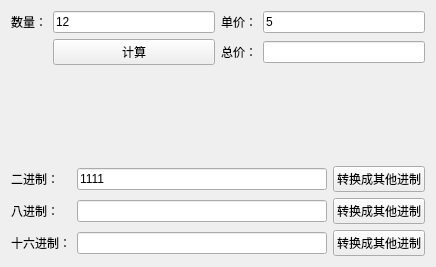
<?xml version="1.0" encoding="UTF-8"?>
<ui version="4.0">
 <class>qstring_window</class>
 <widget class="QWidget" name="qstring_window">
  <property name="geometry">
   <rect>
    <x>0</x>
    <y>0</y>
    <width>436</width>
    <height>267</height>
   </rect>
  </property>
  <property name="windowTitle">
   <string>qstring_window</string>
  </property>
  <layout class="QGridLayout" name="gridLayout_3">
   <item row="0" column="0">
    <layout class="QGridLayout" name="gridLayout">
     <item row="0" column="0">
      <widget class="QLabel" name="label">
       <property name="text">
        <string>数量：</string>
       </property>
      </widget>
     </item>
     <item row="0" column="1">
      <widget class="QLineEdit" name="lineEditQuantity">
       <property name="text">
        <string>12</string>
       </property>
      </widget>
     </item>
     <item row="0" column="2">
      <widget class="QLabel" name="label_2">
       <property name="text">
        <string>单价：</string>
       </property>
      </widget>
     </item>
     <item row="0" column="3">
      <widget class="QLineEdit" name="lineEditPrice">
       <property name="text">
        <string>5</string>
       </property>
      </widget>
     </item>
     <item row="1" column="1">
      <widget class="QPushButton" name="pushButtonCalc">
       <property name="text">
        <string>计算</string>
       </property>
      </widget>
     </item>
     <item row="1" column="2">
      <widget class="QLabel" name="label_3">
       <property name="text">
        <string>总价：</string>
       </property>
      </widget>
     </item>
     <item row="1" column="3">
      <widget class="QLineEdit" name="lineEditTotal"/>
     </item>
    </layout>
   </item>
   <item row="1" column="0">
    <spacer name="verticalSpacer">
     <property name="orientation">
      <enum>Qt::Vertical</enum>
     </property>
     <property name="sizeHint" stdset="0">
      <size>
       <width>20</width>
       <height>67</height>
      </size>
     </property>
    </spacer>
   </item>
   <item row="2" column="0">
    <layout class="QGridLayout" name="gridLayout_2">
     <item row="0" column="0">
      <widget class="QLabel" name="label_4">
       <property name="text">
        <string>二进制：</string>
       </property>
      </widget>
     </item>
     <item row="0" column="1">
      <widget class="QLineEdit" name="lineEditBit">
       <property name="text">
        <string>1111</string>
       </property>
      </widget>
     </item>
     <item row="0" column="2">
      <widget class="QPushButton" name="pushButtonBit">
       <property name="text">
        <string>转换成其他进制</string>
       </property>
      </widget>
     </item>
     <item row="1" column="0">
      <widget class="QLabel" name="label_5">
       <property name="text">
        <string>八进制：</string>
       </property>
      </widget>
     </item>
     <item row="1" column="1">
      <widget class="QLineEdit" name="lineEditOct"/>
     </item>
     <item row="1" column="2">
      <widget class="QPushButton" name="pushButtonOct">
       <property name="text">
        <string>转换成其他进制</string>
       </property>
      </widget>
     </item>
     <item row="2" column="0">
      <widget class="QLabel" name="label_6">
       <property name="text">
        <string>十六进制：</string>
       </property>
      </widget>
     </item>
     <item row="2" column="1">
      <widget class="QLineEdit" name="lineEditHex"/>
     </item>
     <item row="2" column="2">
      <widget class="QPushButton" name="pushButtonHex">
       <property name="text">
        <string>转换成其他进制</string>
       </property>
      </widget>
     </item>
    </layout>
   </item>
  </layout>
 </widget>
 <resources/>
 <connections/>
</ui>
